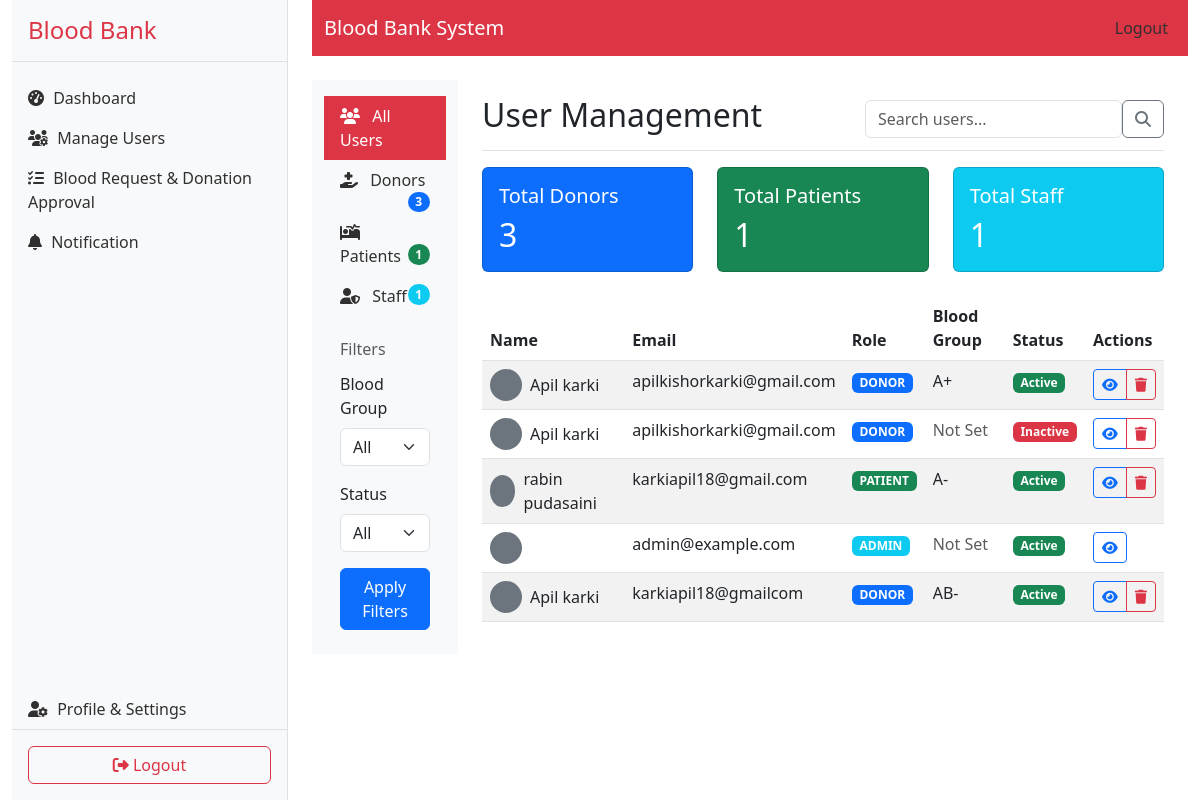
Before: /admin-users/ (signed in) with the older database file.
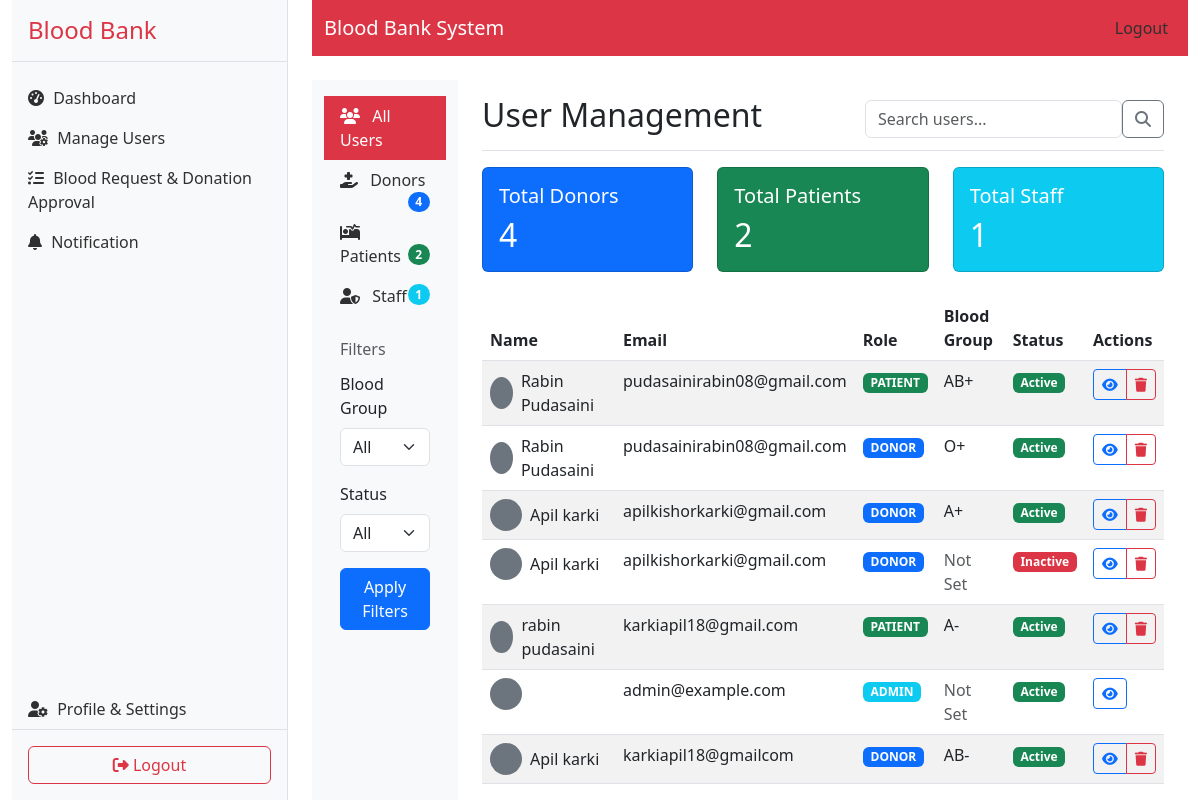
After: the same page with the newer database file.
### account/models.py (models this page shows, shortened)
class User(AbstractUser):
    class Role(models.TextChoices):
        ADMIN = 'ADMIN', _('Admin')
        DONOR = 'DONOR', _('Donor')
        PATIENT = 'PATIENT', _('Patient')
    role = models.CharField(
        max_length=10,
        choices=Role.choices,
        default=Role.DONOR
    )
    phone_number = models.CharField(max_length=15, blank=True)
    date_of_birth = models.DateField(null=True, blank=True)
    address = models.TextField(blank=True)
    profile_picture = models.ImageField(upload_to='profile_pics/', null=True, blank=True)
    is_email_verified = models.BooleanField(default=False)
    email = models.CharField(blank=True, max_length=254, verbose_name='email address')

class UserProfile(models.Model):
    user = models.OneToOneField(User, on_delete=models.CASCADE)
    blood_group = models.CharField(max_length=5, blank=True)
    last_donation_date = models.DateField(null=True, blank=True)
    medical_conditions = models.TextField(blank=True)
    emergency_contact = models.CharField(max_length=15, blank=True)

### account/views.py (the view, shortened to what this page needs)
# urls.py: path('admin-users/', views.admin_users, name='admin_users'),
@login_required
def admin_users(request):
    if request.user.role != 'ADMIN':
        return redirect('admin_login')
    from .models import User, UserProfile, DonationAppointment
    from django.db.models import Q
    role = request.GET.get('role', '')
    blood_group = request.GET.get('blood_group', '')
    status = request.GET.get('status', '')
    search = request.GET.get('search', '')
    users = User.objects.all().select_related('userprofile').order_by('-date_joined')
    if role:
        users = users.filter(role=role)
    if blood_group:
        users = users.filter(userprofile__blood_group=blood_group)
    if status:
        users = users.filter(is_active=(status == 'active'))
    paginator = Paginator(users, 10)  # Show 10 users per page
    page_number = request.GET.get('page')
    page_obj = paginator.get_page(page_number)
    total_donors = User.objects.filter(role='DONOR').count()
    total_patients = User.objects.filter(role='PATIENT').count()
    total_admins = User.objects.filter(role='ADMIN').count()
    context = {
        'users': page_obj,
        'role': role,
        'blood_group': blood_group,
        'status': status,
        'search': search,
        'total_donors': total_donors,
        'total_patients': total_patients,
        'total_admins': total_admins,
        'blood_groups': ['A+', 'A-', 'B+', 'B-', 'AB+', 'AB-', 'O+', 'O-'],
    }
    return render(request, 'account/admin_user_management.html', context)

### templates/account/admin_user_management.html (shortened to what this page needs)
{% extends 'base.html' %}
{% load static %}
{% block content %}
<div class="container-fluid">
    <div class="row">
        <div class="col-md-3 col-lg-2 d-md-block bg-light sidebar">
            <div class="position-sticky pt-3">
                <ul class="nav flex-column">
                    <li class="nav-item">
                        <a class="nav-link {% if not request.GET.role %}active{% endif %}"
                           href="{% url 'admin_users' %}">
                            <i class="fas fa-users me-2"></i>
                            All Users
                        </a>
                    </li>
                    <li class="nav-item">
                        <a class="nav-link {% if request.GET.role == 'DONOR' %}active{% endif %}"
                           href="{% url 'admin_users' %}?role=DONOR">
                            <i class="fas fa-hand-holding-medical me-2"></i>
                            Donors
                            <span class="badge bg-primary rounded-pill float-end">{{ total_donors }}</span>
                        </a>
                    </li>
                    <li class="nav-item">
                        <a class="nav-link {% if request.GET.role == 'PATIENT' %}active{% endif %}"
                           href="{% url 'admin_users' %}?role=PATIENT">
                            <i class="fas fa-procedures me-2"></i>
                            Patients
                            <span class="badge bg-success rounded-pill float-end">{{ total_patients }}</span>
                        </a>
                    </li>
                    <li class="nav-item">
                        <a class="nav-link {% if request.GET.role == 'ADMIN' %}active{% endif %}"
                           href="{% url 'admin_users' %}?role=ADMIN">
                            <i class="fas fa-user-shield me-2"></i>
                            Staff
                            <span class="badge bg-info rounded-pill float-end">{{ total_admins }}</span>
                        </a>
                    </li>
                </ul>
                <h6 class="sidebar-heading d-flex justify-content-between align-items-center px-3 mt-4 mb-1 text-muted">
                    <span>Filters</span>
                </h6>
                <div class="px-3 py-2">
                    <form method="get" class="mb-3">
                        <div class="mb-3">
                            <label class="form-label">Blood Group</label>
                            <select name="blood_group" class="form-select">
                                <option value="">All</option>
                            </select>
                        </div>
                        <div class="mb-3">
                            <label class="form-label">Status</label>
                            <select name="status" class="form-select">
                                <option value="">All</option>
                            </select>
                        </div>
                        <button type="submit" class="btn btn-primary w-100">Apply Filters</button>
                    </form>
                </div>
            </div>
        </div>
        <div class="col-md-9 ms-sm-auto col-lg-10 px-md-4">
            <div class="d-flex justify-content-between flex-wrap flex-md-nowrap align-items-center pt-3 pb-2 mb-3 border-bottom">
                <h1 class="h2">User Management</h1>
                <div class="btn-toolbar mb-2 mb-md-0">
                    <div class="input-group">
                        <form method="get" class="d-flex">
                            <input type="text" name="search" class="form-control" placeholder="Search users..."
                                   value="{{ search }}">
                            <button class="btn btn-outline-secondary" type="submit">
                                <i class="fas fa-search"></i>
                            </button>
                        </form>
                    </div>
                </div>
            </div>
            <div class="row mb-4">
                <div class="col-md-4">
                    <div class="card bg-primary text-white">
                        <div class="card-body">
                            <h5 class="card-title">Total Donors</h5>
                            <h2 class="card-text">{{ total_donors }}</h2>
                        </div>
                    </div>
                </div>
                <div class="col-md-4">
                    <div class="card bg-success text-white">
                        <div class="card-body">
                            <h5 class="card-title">Total Patients</h5>
                            <h2 class="card-text">{{ total_patients }}</h2>
                        </div>
                    </div>
                </div>
                <div class="col-md-4">
                    <div class="card bg-info text-white">
                        <div class="card-body">
                            <h5 class="card-title">Total Staff</h5>
                            <h2 class="card-text">{{ total_admins }}</h2>
                        </div>
                    </div>
                </div>
            </div>
            <div class="table-responsive">
                <table class="table table-striped table-hover">
                    <thead>
                        <tr>
                            <th>Name</th>
                            <th>Email</th>
                            <th>Role</th>
                            <th>Blood Group</th>
                            <th>Status</th>
                            <th>Actions</th>
                        </tr>
                    </thead>
                    <tbody>
                        {% for user in users %}
                        <tr>
                            <td>
                                <div class="d-flex align-items-center">
                                    {% if user.userprofile.profile_picture %}
                                    <img src="{{ user.userprofile.profile_picture.url }}"
                                         class="rounded-circle me-2" width="32" height="32">
                                    {% else %}
                                    <div class="rounded-circle bg-secondary me-2"
                                         style="width: 32px; height: 32px;"></div>
                                    {% endif %}
                                    {{ user.get_full_name }}
                                </div>
                            </td>
                            <td>{{ user.email }}</td>
                            <td>
                                <span class="badge {% if user.role == 'DONOR' %}bg-primary
                                                  {% elif user.role == 'PATIENT' %}bg-success
                                                  {% else %}bg-info{% endif %}">
                                    {{ user.role }}
                                </span>
                            </td>
                            <td>
                                {% if user.userprofile and user.userprofile.blood_group %}
                                    {{ user.userprofile.blood_group }}
                                {% else %}
                                    <span class="text-muted">Not Set</span>
                                {% endif %}
                            </td>
                            <td>
                                <span class="badge {% if user.is_active %}bg-success{% else %}bg-danger{% endif %}">
                                    {{ user.is_active|yesno:"Active,Inactive" }}
                                </span>
                            </td>
                            <td>
                                <div class="btn-group">
                                    <a href="{% url 'admin_user_detail' user.id %}" class="btn btn-sm btn-outline-primary">
                                        <i class="fas fa-eye"></i>
                                    </a>
                                    {% if user.role != 'ADMIN' %}
                                    <button type="button" class="btn btn-sm btn-outline-danger" data-bs-toggle="modal" data-bs-target="#deleteModal{{ user.id }}">
                                        <i class="fas fa-trash"></i>
                                    </button>
                                    {% endif %}
                                </div>
                            </td>
                        </tr>
                        {% empty %}
                        <tr>
                            <td colspan="6" class="text-center">No users found</td>
                        </tr>
                        {% endfor %}
                    </tbody>
                </table>
            </div>
        </div>
    </div>
</div>
{% endblock %}

### templates/base.html (shortened to what this page needs)
<!DOCTYPE html>
<html lang="en">
<head>
    <link href="https://cdn.jsdelivr.net/npm/bootstrap@5.3.0/dist/css/bootstrap.min.css" rel="stylesheet">
    <link rel="stylesheet" href="https://cdnjs.cloudflare.com/ajax/libs/font-awesome/6.4.0/css/all.min.css">
</head>
<body>
    <main>
        <div class="container-fluid">
            <div class="row nowrap">
                {% if user.is_authenticated and request.resolver_match.url_name != 'login' and request.resolver_match.url_name != 'register_donor' and request.resolver_match.url_name != 'register_patient' %}
                    <div class="col-12 col-md-3">
                        {% include "partials/sidebar.html" %}
                    </div>
                {% endif %}
                <div class="col-12 {% if user.is_authenticated and request.resolver_match.url_name != 'login' and request.resolver_match.url_name != 'register_donor' and request.resolver_match.url_name != 'register_patient' %}col-md-9{% else %}col-md-12{% endif %}">
                    {% if request.resolver_match.url_name != 'login' and request.resolver_match.url_name != 'register_donor' and request.resolver_match.url_name != 'register_patient' %}
                        <nav class="navbar navbar-expand-lg navbar-dark bg-danger">
                            <div class="container">
                                <a class="navbar-brand" href="/">Blood Bank System</a>
                                <div class="collapse navbar-collapse" id="navbarNav">
                                    <ul class="navbar-nav ms-auto">
                                        {% if user.is_authenticated %}
                                            <li class="nav-item">
                                                <a class="nav-link" href="{% url 'logout' %}">Logout</a>
                                            </li>
                                        {% endif %}
                                    </ul>
                                </div>
                            </div>
                        </nav>
                    {% endif %}
                    <div class="mt-4 main-content" style="margin-left: {% if user.is_authenticated and request.resolver_match.url_name != 'login' and request.resolver_match.url_name != 'register_donor' and request.resolver_match.url_name != 'register_patient' %}0px{% else %}0{% endif %};">
                        {% block content %}
                        {% endblock %}
                    </div>
                </div>
            </div>
        </div>
    </main>
</body>
</html>

### templates/partials/sidebar.html (shortened to what this page needs)
<div class="sidebar bg-light border-end vh-100 d-flex flex-column" style="">
    <div class="sidebar-header p-3 mb-3 border-bottom">
        <h4 class="mb-0 text-danger">Blood Bank</h4>
    </div>
    <ul class="nav flex-column flex-grow-1">
        <li class="nav-item">
            <a class="nav-link {% if request.resolver_match.url_name == 'dashboard' %}active{% endif %}" href="{% url 'dashboard' %}">
                <i class="fas fa-tachometer-alt"></i> Dashboard
            </a>
        </li>
        {% if user.role == "DONOR" %}
            <li class="nav-item">
                <a class="nav-link" href="{% url 'schedule_donation' %}"><i class="fas fa-calendar-plus"></i> Schedule Donation</a>
            </li>
            <li class="nav-item">
                <a class="nav-link" href="{% url 'donation_history' %}"><i class="fas fa-history"></i> Donation History</a>
            </li>
            <li class="nav-item">
                <a class="nav-link" href="{% url 'notifications' %}"><i class="fas fa-bell"></i> Notification</a>
            </li>
        {% elif user.role == "ADMIN" %}
            <li class="nav-item">
                <a class="nav-link" href="{% url 'admin_users' %}"><i class="fas fa-users-cog"></i> Manage Users</a>
            </li>
            <li class="nav-item">
                <a class="nav-link" href="{% url 'admin_donation_blood_request' %}"><i class="fas fa-tasks"></i> Blood Request & Donation Approval</a>
            </li>
            <li class="nav-item">
                <a class="nav-link" href="{% url 'notifications' %}"><i class="fas fa-bell"></i> Notification</a>
            </li>
        {% endif %}
        <li class="nav-item mt-auto">
            <a class="nav-link" href="{% url 'profile_settings' %}"><i class="fas fa-user-cog"></i> Profile & Settings</a>
        </li>
    </ul>
    <div class="mt-auto p-3 border-top">
        <a href="{% url 'logout' %}" class="btn btn-outline-danger w-100"><i class="fas fa-sign-out-alt"></i> Logout</a>
    </div>
</div>

### templates/base.html (style rules this page uses)
.sidebar .nav-link.active { background: #dc3545; color: #fff !important; }
.sidebar { z-index: 1040; }
.main-content { margin-left: 250px; }
.nav-link { color: #303030; }
.nav-link i { margin-right: 5px; }

Changed rows visible on the page:
added User: get_full_name "Rabin Pudasaini", email "pudasainirabin08@gmail.com", role "PATIENT", userprofile.blood_group "AB+", is_active "Active"
added User: get_full_name "Rabin Pudasaini", email "pudasainirabin08@gmail.com", role "DONOR", userprofile.blood_group "O+", is_active "Active"
Other visible differences:
{{ total_donors }}: "3" → "4"
{{ total_patients }}: "1" → "2"
